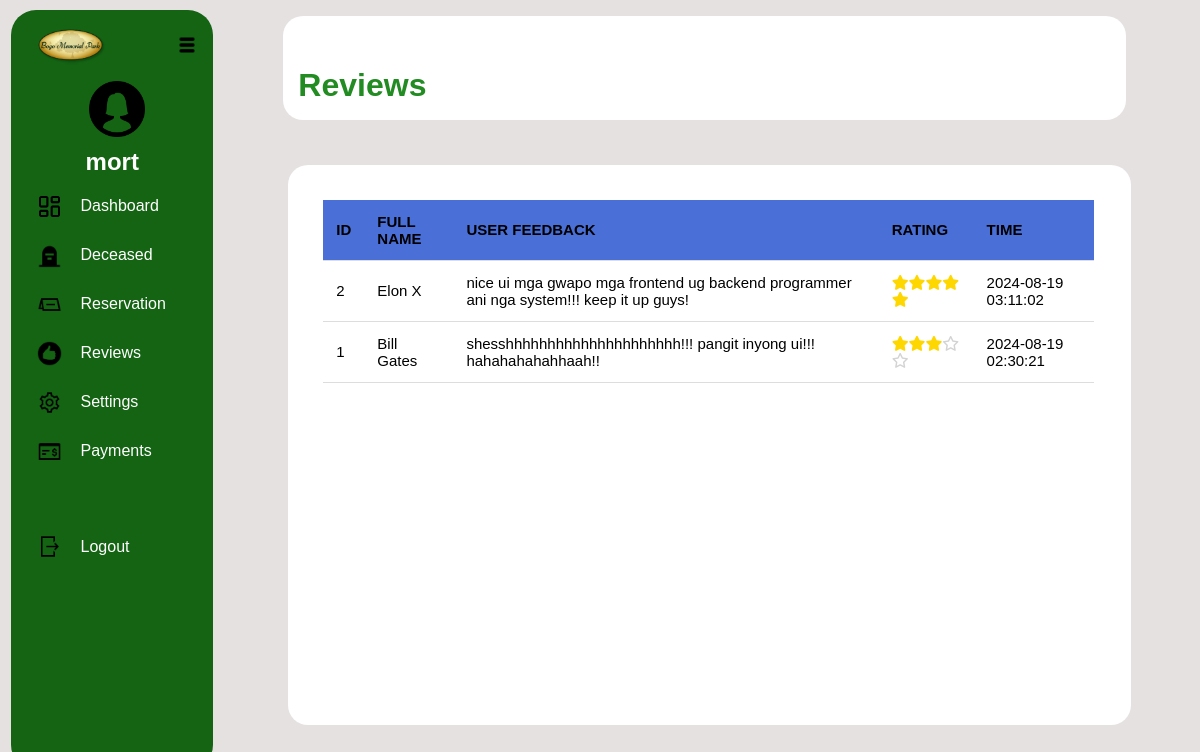
The page /admindashboard/adminreviews.php (signed in) on the database its author committed.
### tables this page shows
CREATE TABLE `reviews` (
  `id` int(11) NOT NULL,
  `fullname` varchar(255) NOT NULL,
  `userfeedback` text DEFAULT NULL,
  `rating` float NOT NULL,
  `time` timestamp NOT NULL DEFAULT current_timestamp()
);

### admindashboard/adminreviews.php (the view, shortened to what this page needs)
<?php
$firstname = isset($_SESSION['firstname']) ? htmlspecialchars($_SESSION['firstname']) : 'Guest';
require_once '../connection/connection.php';
$servername = "localhost";
$username = "root";
$password = "";
$dbname = "capstone2db";
try {
    $pdo = new PDO("mysql:host=$servername;dbname=$dbname", $username, $password);
    $pdo->setAttribute(PDO::ATTR_ERRMODE, PDO::ERRMODE_EXCEPTION);
} catch (PDOException $e) {
    die("Connection failed: " . $e->getMessage());
}
?>
<!DOCTYPE html>
<html lang="en">
<head>
    <link rel="stylesheet" href="./admindashboardcss/adminreviews.css">
    <link rel="stylesheet" href="https://cdnjs.cloudflare.com/ajax/libs/font-awesome/6.0.0-beta3/css/all.min.css">
</head>
<body>
    <div class="row">
        <div class="left-content col-4">
            <div class="memoriallogo"><img src="../images/bogomemoriallogo.png" alt="bogomemoriallogo"></div>
            <div class="hamburgermenu"><img src="../images/hamburgermenu.png" alt="hamburgermenu"></div>
            <div class="adminprofile">
                <center>
                    <img src="../images/female.png" alt="adminicon">
                    <h2><?php echo $firstname; ?></h2>
                </center>
            </div>
            <center>
                <br>
                <div class="adminlinks">
                            <span><img src="../images/dashboard.png" alt="">&nbsp;&nbsp;&nbsp;<a href="adminDashboard.php">Dashboard</a></span>
                            <span><img src="../images/deceased.png" alt="">&nbsp;&nbsp;&nbsp;<a href="adminDeceased.php">Deceased</a></span>
                            <span><img src="../images/reservation.png" alt="">&nbsp;&nbsp;&nbsp;<a href="adminreservation.php">Reservation</a></span>
                            <span><img src="../images/review.png" alt="">&nbsp;&nbsp;&nbsp;<a href="adminreviews.php">Reviews</a></span>
                            <span><img src="../images/settings.png" alt="">&nbsp;&nbsp;&nbsp;<a href="adminsettings.php">Settings</a></span>
                            <span><img src="../images/payment.png" alt="">&nbsp;&nbsp;&nbsp;<a href="adminpayment.php">Payments</a></span>
                            <br>
                            <span><img src="../images/logout.png" alt="">&nbsp;&nbsp;&nbsp;<a href="../logout.php">Logout</a></span>
                        </div>
                <br>
            </center>
        </div>
        <div class="main">
            <div class="right-content1">
                <div class="right-header col-9">
                    <br>
                    <br>
                    <h1> Reviews </h1>
                </div>
            </div>
            <div class="right-content2">
                <div class="right-header col-9">
                    <table id="myTable">
                        <thead>
                            <tr>
                                <th>ID</th>
                                <th>FULL NAME</th>
                                <th>USER FEEDBACK</th>
                                <th>RATING</th>
                                <th>TIME</th>
                            </tr>
                        </thead>
                        <tbody>
                        <?php
                            $sql = "SELECT id, fullname, userfeedback, rating, time FROM reviews ORDER BY time DESC LIMIT 1000";
                            $stmt = $pdo->prepare($sql);
                            $stmt->execute();
                            if ($stmt->rowCount() > 0) {
                                while ($row = $stmt->fetch(PDO::FETCH_ASSOC)) {
                                    echo "<tr>
                                            <td>" . htmlspecialchars($row["id"]). "</td>
                                            <td>" . htmlspecialchars($row["fullname"]). "</td>
                                            <td>" . htmlspecialchars($row["userfeedback"]). "</td>
                                            <td>";
                                    $rating = (int)$row['rating'];
                                    for ($i = 1; $i <= 5; $i++) {
                                        if ($i <= $rating) {
                                            echo "<i class='fas fa-star'></i>";
                                        } else {
                                            echo "<i class='far fa-star'></i>";
                                        }
                                    }
                                    echo "</td>
                                            <td>" . htmlspecialchars($row["time"]). "</td>
                                        </tr>";
                                }
                            } else {
                                echo "<tr><td colspan='5'>0 results</td></tr>";
                            }
                        ?>
                        </tbody>
                    </table>
                </div>
            </div>
        </div>
    </div>
</body>
</html>

### admindashboard/admindashboardcss/adminreviews.css (style rules this page uses)
* { margin: 0; padding: 0; box-sizing: border-box; font-family: Arial, sans-serif; }
body { background-color: #e5e1e1; }
.row::after { content: ""; clear: both; display: block; }
[class*="col-"] { float: left; padding: 15px; }
.col-4 { width: 33.33%; }
.col-9 { width: 75%; }
.row { width: 100%; height: 100vh; display: flex; }
.left-content { background-color: rgb(20, 100, 20); color: white; border-radius: 25px; height: 95vh; margin-top: 0.6rem; margin-left: 0.7rem; width: 250px; position: relative; padding: 1rem; }
.memoriallogo img { width: 95px; position: absolute; top: 0.6rem; filter: drop-shadow (0px, 0px, 20px,black); }
.hamburgermenu img { width: 20px; float: right; margin-top: 0.6rem; }
.adminprofile img { width: 100px; margin-top: 3rem; padding-left: 30px; }
.main { width: 100%; margin-top: 1rem; margin-left: 50px; }
.right-content1 { margin-left: 20px; width: 90%; height: 6.5rem; background-color: white; color: forestgreen; border-radius: 20px; }
.right-content2 { margin-left: 25px; width: 90%; height: 70vh; margin-top: 2.8rem; background-color: white; color: rgb(0, 0, 0); border-radius: 20px; }
.adminlinks { display: flex; flex-direction: column; gap: 1.5rem; align-items: flex-start; margin-left: 10px; }
.adminlinks span { display: flex; align-items: center; width: 100%; }
.adminlinks img { width: 25px; margin-right: 5px; }
.adminlinks a { text-decoration: none; color: white; font-size: 1rem; display: inline-block; }
.adminlinks span:last-child { margin-top: 0.3rem; }
table { width: 128%; border-collapse: collapse; margin: 20px 0; font-size: 25px; text-align: left; color:black; margin-left:20px; }
th, td { padding:13px; border-bottom: 1px solid #ddd; font-size: 15px; }
th { background-color: #4a6fd6; }

### admindashboard/adminreviews.php (style rules this page uses)
.fas.fa-star { color: gold; }
.far.fa-star { color: lightgray; }

### rows shown on the page
reviews: id "2", fullname "Elon X", userfeedback "nice ui mga gwapo mga frontend ug backend programmer ani nga system!!! keep it up guys!", rating 5 (drawn), time "2024-08-19 03:11:02"
reviews: id "1", fullname "Bill Gates", userfeedback "shesshhhhhhhhhhhhhhhhhhhhh!!! pangit inyong ui!!! hahahahahahhaah!!", rating 3.5 (drawn), time "2024-08-19 02:30:21"

### other values the page prints
$firstname "mort"
